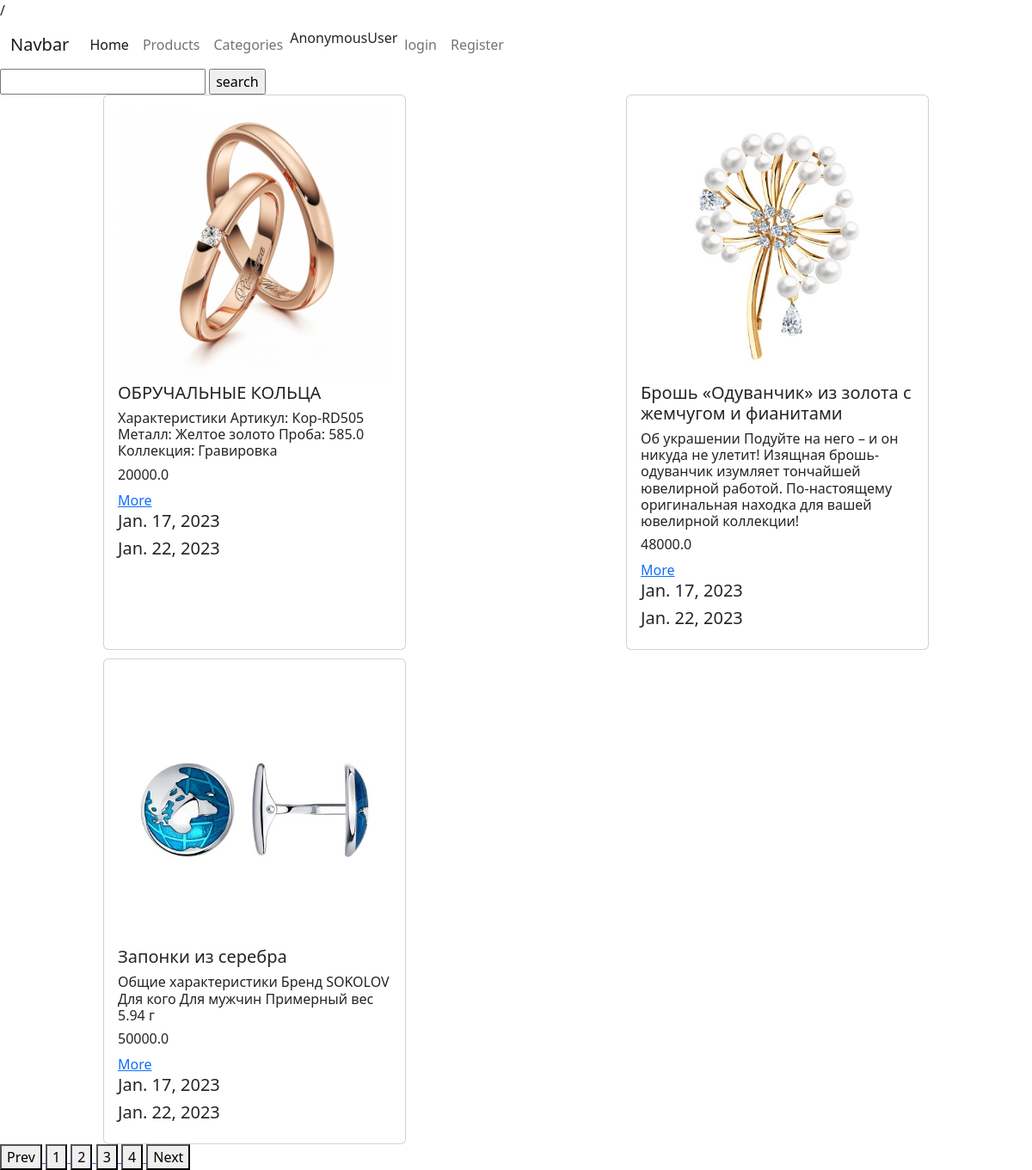
/products/, run on an earlier commit of the app's database.
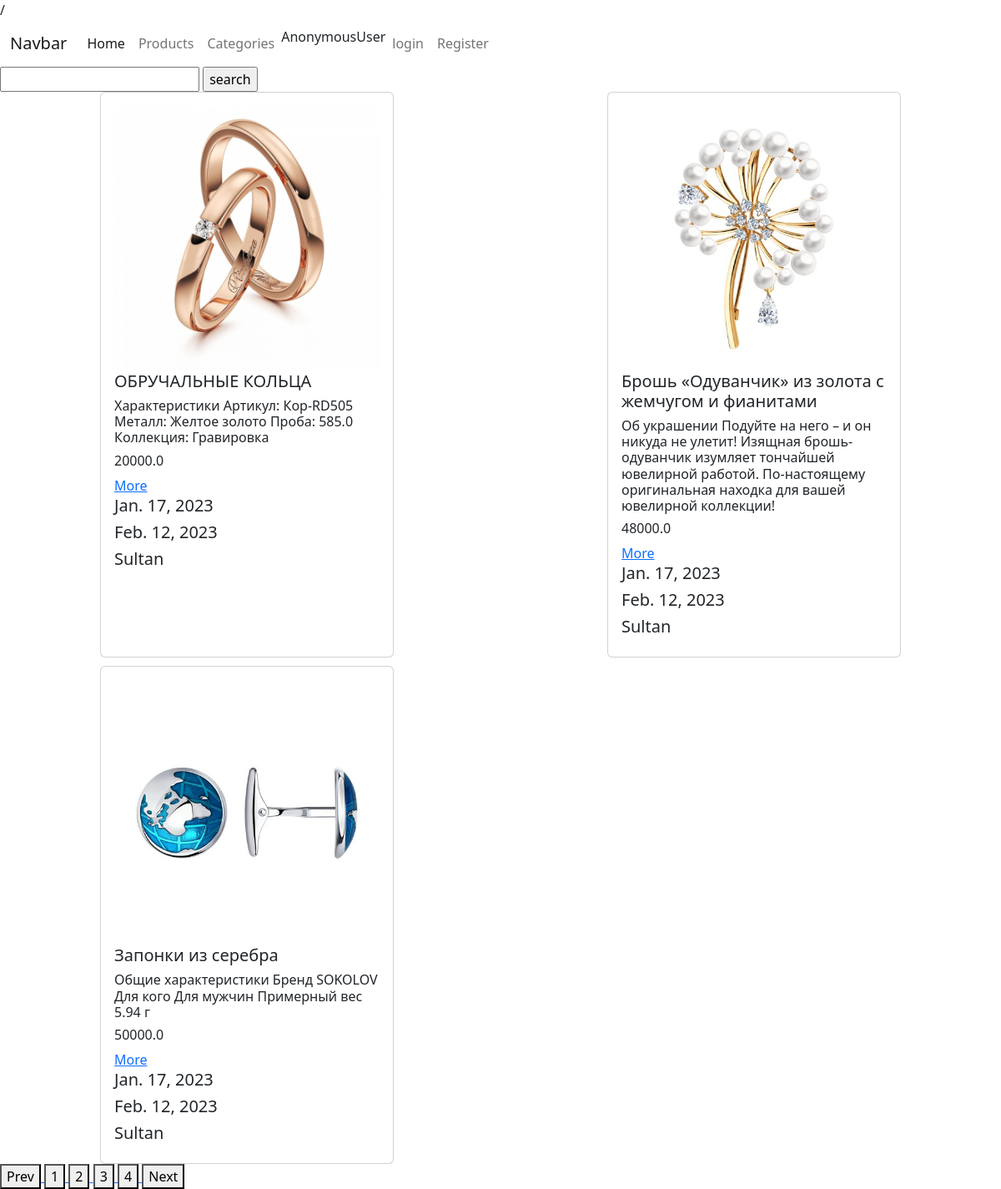
And on a later commit of the database.
### products/models.py (models this page shows)
class Products(models.Model): # класс Python, который наследуется о модуля- django.db.models.Model.
    author = models.ForeignKey(User, on_delete=models.CASCADE, null=True)#у 1пользователя много постов
    image = models.ImageField(null=True, blank=True)
    name = models.CharField(max_length=255)
    description = models.TextField()
    price = models.FloatField()
    created_date = models.DateField(auto_now_add=True)
    modified_date = models.DateField(auto_now=True)
    category = models.ForeignKey(Category,on_delete=models.SET_NULL, null=True, blank=True)
    hashtags = models.ManyToManyField(Hashtag)

### products/views.py (the view)
# urls.py: path('products/', products_views),
def products_views(request):
    if request.method == 'GET':
        products_1 = Products.objects.all()# достать все посты в БД, через объектный менеджер objects (он позв работать с БД)
        search = request.GET.get('search')# достать сам запрос:
        page = int(request.GET.get('page', 1))# достать страницу из query запроса, по дефолту 1 страница
        if search is not None:# найти продукты согласно запросу и присвоить его переменной.Важно правильно указать параметр
            products_1 = Products.objects.filter(name__icontains=search) or \
                         Products.objects.filter(description__icontains=search)
        max_page = products_1.__len__() / PAGINATION_LIMIT
        if round(max_page) < max_page:# для чисел с плавающей точкой ДО 0,5 чтобы прибавить к ним 1
            max_page = round(max_page) + 1
        else:  # для чисел ПОСЛЕ 0,5
            max_page = round(max_page)
        products_1 = products_1[PAGINATION_LIMIT * (page-1): PAGINATION_LIMIT * page]
        context = {
            'products': products_1,
            'autor': request.user,
            'max_page': range(1, max_page+1),
            'user': request.user,
            'prev_page': page-1 if (page-1) >= page else page,
            'next_page': page+1 if max_page >= page else max_page
        }
        return render(request, 'products/products.html', context=context)

### templates/products/products.html (shortened to what this page needs)
{% extends 'layouts/index.html' %}
{% block content %}
    <form action="/products" method="get">
            <input type="text" name="search">
            <input type="submit" value="search">
    </form>
    <div class="products">
        {% for i in products %}
            <div class="card" style="width: 22rem;">
                <div class="card-body">
                    {% if i.image %}
                        <img class="pr_image" src="/media/{{ i.image }}/">
                    {% else %}
                        <img class="pr_image" src="/media/def.jpg/">
                    {% endif %}
                    <h5>{{ i.name }}</h5>
                    <h6 class="card-title">{{ i.description }}</h6>
                    <h6 class="card-title">{{ i.price }}</h6>
                    <a href="/products/{{ i.id }}" class="card-link">More</a>
                    <div class="dates">
                        <h5> {{ i.created_date }} </h5>
                        <h5> {{ i.modified_date }} </h5>
                    </div>
                    {% if i.author.username %}
                        <h5>{{ i.author.username }}</h5>
                    {% endif %}
                </div>
            </div>
        {% endfor %}
    </div>
    <div class="pages">
        <a href="/products/?page={{ prev_page}}">
            <button>Prev</button>
        </a>
        {% for page in max_page %}
            <a href="/products/?page={{ page }}">
                <button>{{ page }}</button>
            </a>
        {% endfor %}
         <a href="/products/?page={{ next_page}}">
            <button>Next</button>
        </a>
    </div>
{% endblock %}

### templates/layouts/index.html (shortened to what this page needs)
<!doctype html>
<html lang="en">
<head>/
    <link rel="stylesheet" href="https://cdn.jsdelivr.net/npm/bootstrap@5.2.3/dist/css/bootstrap.min.css">
</head>
<body>
<nav class="navbar navbar-expand-lg bg-body-tertiary">
  <div class="container-fluid">
    <a class="navbar-brand" href="#">Navbar</a>
    <div class="collapse navbar-collapse" id="navbarNav">
      <ul class="navbar-nav">
        <li class="nav-item">
          <a class="nav-link active" aria-current="page" href="/">Home</a>
        <li class="nav-item">
          <a class="nav-link" href="/products">Products</a>
        </li>
          <li class="nav-item">
          <a class="nav-link" href="/categories">Categories</a>
        </li>
        {{ user }}
          {% if user.is_anonymous%}
              </li>
              <li class="nav-item">
              <a class="nav-link" href="/users/login/">login</a>
              </li>
              <li class="nav-item">
              <a class="nav-link" href="/users/register/">Register</a>
              </li>
          {% endif %}
      </ul>
    </div>
  </div>
</nav>
{% block content %}
{% endblock %}
</body>
</html>

### templates/products/products.html (style rules this page uses)
.products { width: 80%; margin-left: 10%; display: flex; flex-wrap: wrap; gap: 10px; justify-content: space-between; }
.pr_image { width: 100%; }
.card { width: 200px; }

What changed in the data, as far as the page shows it:
changed Products "ОБРУЧАЛЬНЫЕ КОЛЬЦА": modified_date "Jan. 22, 2023" → "Feb. 12, 2023"; author_id empty → 2 (drawn); author.username (not shown) → "Sultan"
changed Products "Брошь «Одуванчик» из золота с жемчугом и фианитами": modified_date "Jan. 22, 2023" → "Feb. 12, 2023"; author_id empty → 2 (drawn); author.username (not shown) → "Sultan"
changed Products "Запонки из серебра": modified_date "Jan. 22, 2023" → "Feb. 12, 2023"; author_id empty → 2 (drawn); author.username (not shown) → "Sultan"
